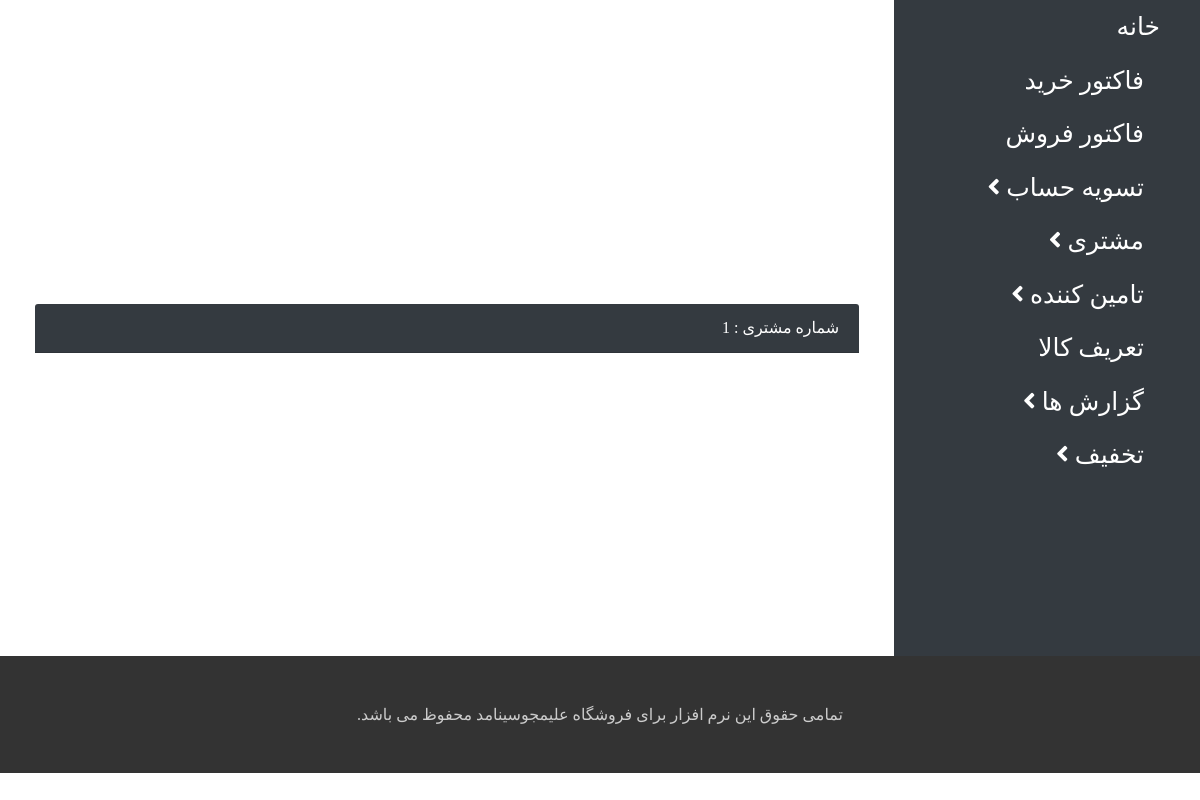
/reports/customer/stat, run on an earlier commit of the app's database.
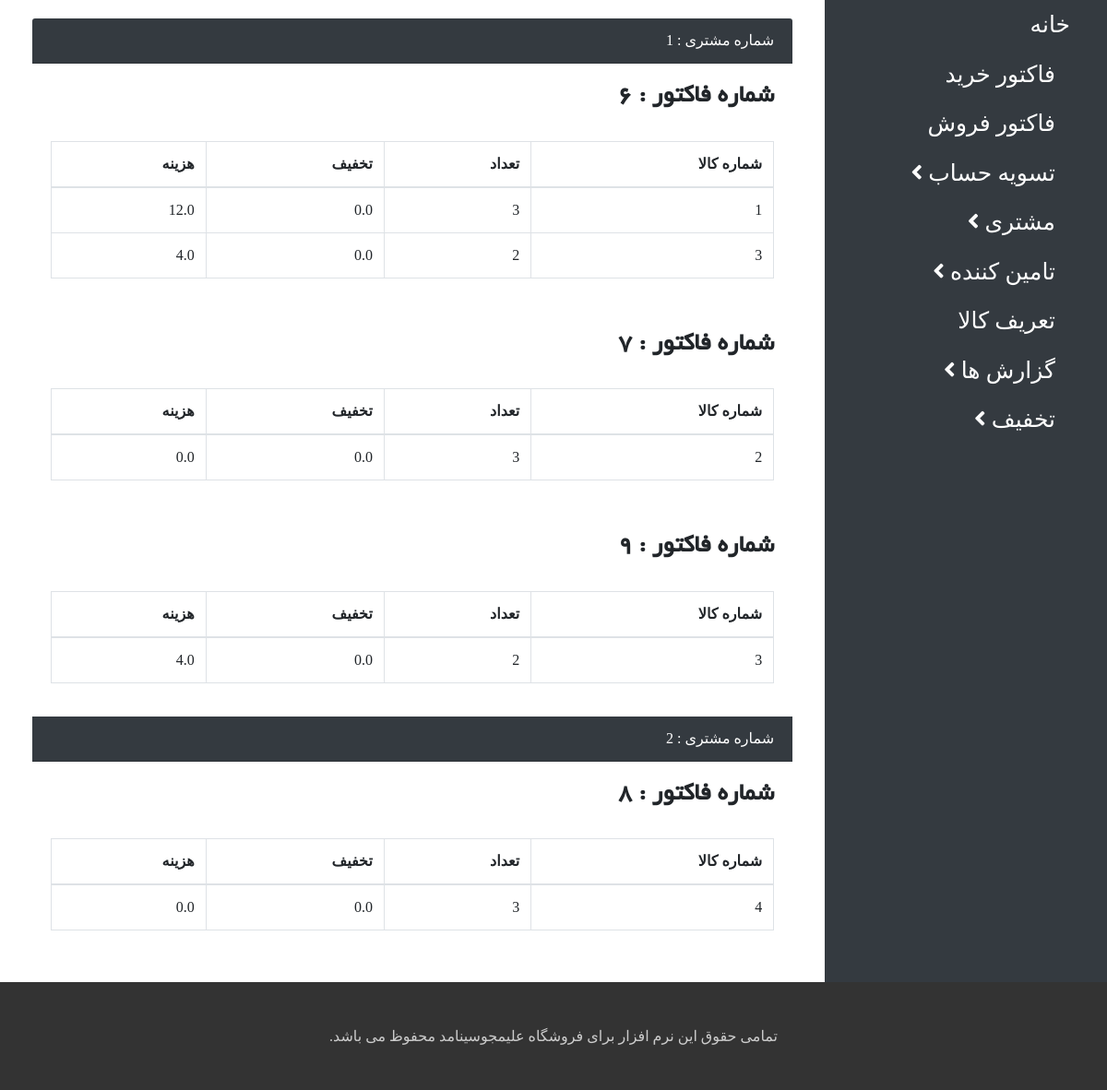
And on a later commit of the database.
### main/models.py (models this page shows, shortened)
class Customer(models.Model):
    name = models.CharField(max_length=100)
    family_name = models.CharField(max_length=100)
    city = models.CharField(max_length=50, choices=CITIES, blank=True)
    address = models.TextField()
    email = models.CharField(max_length=200)
    level = models.PositiveIntegerField(default=0)
    balance = models.PositiveIntegerField(default=0)

class SellInvoiceItems(models.Model):
    invoice = models.ForeignKey(SellInvoice, related_name='sell_invoice', on_delete=models.CASCADE)
    product = models.ForeignKey(Product, related_name='sell_item_product', on_delete=models.CASCADE)
    number = models.PositiveIntegerField(default=0)
    off = models.FloatField(default=0.0)
    price = models.FloatField(default=0.0)

### main/views.py (the view)
# urls.py: path('reports/customer/stat', views.customer_stat, name="customer-stat")
def customer_stat(request):
    customers = Customer.objects.all()
    invoice_dict = {}
    for customer in customers:
        invoice_dict[customer.pk] = list(SellInvoice.objects.values_list('pk', flat=True).filter(customer=customer.pk))
    items_dict = {}
    for entry in list(SellInvoice.objects.all()):
        items_dict[entry.pk] = list(SellInvoiceItems.objects.values_list('product', 'number', 'off', 'price').filter(invoice=entry.pk))
    return render(request, 'main/customer-report.html', context={'customers': customers, 'invoice_dict': invoice_dict,
                                                                 'items_dict': items_dict})

### main/templatetags/custom.py (called while the page is built)
@register.filter
def keyvalue(dict, key):
    return dict[key]

### main/templates/main/customer-report.html
{% extends "main/base.html" %}
{% load crispy_forms_tags %}
{% load custom %}
{% block content %}
<div class="container-fluid vertical-center">
    <div class="card-body">
        {% for customer in customers %}
        <div class="card-header bg-dark text-white">
            شماره مشتری : {{customer.pk}}
        </div>
        {% for invoice in invoice_dict|keyvalue:customer.pk %}
        <div class="card-body">
            <h2> شماره فاکتور : {{invoice}} </h2>
            <div class="table-responsive">
                <table class="table table-bordered" id="dataTable" width="100%" cellspacing="0">
                    <thead>
                    <tr>
                        <th>شماره کالا</th>
                        <th>تعداد</th>
                        <th>تخفیف</th>
                        <th>هزینه</th>
                    </tr>
                    </thead>
                    <tbody>
                    {% for item in items_dict|keyvalue:invoice %}
                    <tr>
                        <td>{{item.0}}</td>
                        <td>{{item.1}}</td>
                        <td>{{item.2}}</td>
                        <td>{{item.3}}</td>
                    </tr>
                    {% endfor %}
                    </tbody>
                </table>
            </div>
        </div>
        {% endfor %}
        {% endfor %}
    </div>
</div>
{% endblock content %}

### main/templates/main/base.html (shortened to what this page needs)
{% load static %}
<!DOCTYPE html>
<html lang="en">
<head>
    <link rel="stylesheet" href="https://stackpath.bootstrapcdn.com/bootstrap/4.3.0/css/bootstrap.min.css">
    <link rel="stylesheet" href="https://stackpath.bootstrapcdn.com/bootstrap/4.2.1/css/bootstrap.min.css"
>
    <link rel="stylesheet" type="text/css" href="{% static 'main/main.css' %}"/>
    <link rel="stylesheet" href="https://use.fontawesome.com/releases/v5.8.2/css/all.css"
>
</head>
<body>
<div id="wrapper">
    <ul class="navbar-nav bg-dark mynav">
        <li class="nav-item sale">
            <a class="nav-link" href="{% url 'home' %}">خانه</a>
        </li>
        <li class="nav-item sale">
            <a class="nav-link" href="{% url 'new-buy' %}">
                فاکتور خرید </a>
        </li>
        <li class="nav-item sale">
            <a class="nav-link" href="{% url 'new-sale' %}">
                فاکتور فروش </a>
        </li>
        <li class="nav-item sale">
            <a class="nav-link " href="#" role="button" data-toggle="dropdown" aria-haspopup="true" aria-expanded="false">
                تسویه حساب
                <i class="fa fa-angle-left"></i>
            </a>
        </li>
        <li class="nav-item dropleft sale">
            <a class="nav-link " href="#" role="button" data-toggle="dropdown" aria-haspopup="true" aria-expanded="false">
                مشتری
                <i class="fa fa-angle-left"></i>
            </a>
        </li>
        <li class="nav-item dropleft sale">
            <a class="nav-link " href="#" role="button" data-toggle="dropdown" aria-haspopup="true" aria-expanded="false">
                تامین کننده
                <i class="fa fa-angle-left"></i>
            </a>
        </li>
        <li class="nav-item sale">
            <a class="nav-link" href="{%url 'new-product'%}">
                تعریف کالا
            </a>
        </li>
        <li class="nav-item dropleft sale">
            <a class="nav-link " href="#" role="button" data-toggle="dropdown" aria-haspopup="true" aria-expanded="false">
                  گزارش ها
                <i class="fa fa-angle-left"></i>
            </a>
        </li>
        <li class="nav-item dropleft sale">
            <a class="nav-link " href="#" role="button" data-toggle="dropdown" aria-haspopup="true" aria-expanded="false">
                تخفیف
                <i class="fa fa-angle-left"></i>
            </a>
        </li>
    </ul>
{% block content %}{% endblock%}
</div>
<div id="footer">
    <div class="container align-content-center">
        <div class="row justify-content-center">
            <div class="justify-content-center">
                <p>تمامی حقوق این نرم افزار برای فروشگاه علیمجوسینامد محفوظ می باشد.</p>
            </div>
        </div>
    </div>
</div>
</body>
</html>

### main/static/main/main.css (style rules this page uses)
body { direction: rtl; text-align: right; font-family: 'BYekan', Helvetica, Arial, sans-serif; }
.navbar-nav { font-size: 25px }
.vertical-center { min-height: 82%; min-height: 82vh; display: flex; align-items: center; justify-content: center; }
#footer { background: #333333; padding: 30px 0; color: #CCCCCC; }
#footer p { margin-top: 17px; }
h1, h2, h3 { font-family: 'BYekan', Raleway, Helvetica, sans-serif; }
h2 { font-size: 28px; font-weight: bold; margin-bottom: 30px; margin-top: 0; }
body { direction: rtl; text-align:right }
th { text-align: right; }
.navbar-nav .nav-item + .nav-item { margin-right: 1rem; }
html { position: relative; min-height: 100%; }
body { height: 100%; font-family: Montserrat !important; }
#wrapper { display: -webkit-box; display: -ms-flexbox; display: flex; }
@media (min-width: 768px) { .navbar-nav.mynav { width: 400px; } }
:root { --input-padding-x: 0.75rem; --input-padding-y: 0.75rem; }
.navbar-nav .nav-item.sale .nav-link { color: #ffffff; }

What changed in the data, as far as the page shows it:
added SellInvoiceItems: product "1", number "3", off "0.0", price "12.0", shown under Customer id 1
added Customer: pk "2", invoice_dict "8"
added SellInvoiceItems: product "4", number "3", item "0.0", shown under "8"
Also different on the page:
new list line: "شماره فاکتور : 6 شماره کالا تعداد تخفیف هزینه 3 2 0.0 4.0"
new list line: "شماره فاکتور : 7 شماره کالا تعداد تخفیف هزینه 2 3 0.0 0.0"
new list line: "شماره فاکتور : 9 شماره کالا تعداد تخفیف هزینه 3 2 0.0 4.0"
